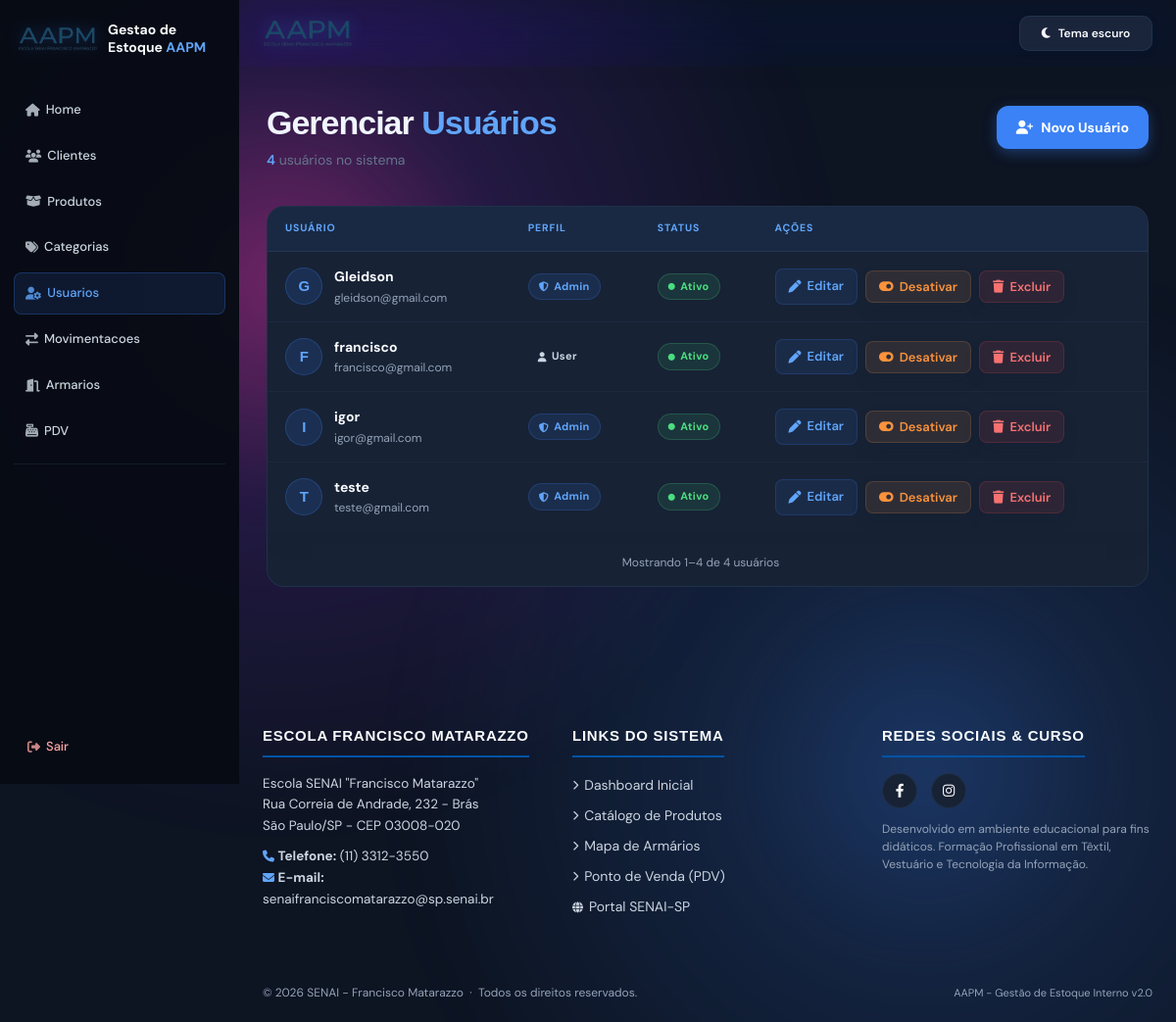
/usuarios/ (signed in), run on the app's committed database.
### app/models/usuario.py (models this page shows)
class Usuario(Base):
    __tablename__ = "usuarios"
    id = Column(Integer, primary_key=True, index=True)
    nome = Column(String(255), nullable=False)
    email = Column(String(255), unique=True, nullable=False)
    senha_hash = Column(String(255), nullable=False)
    role = Column(String(20), default="user")
    ativo = Column(Boolean, default=True)
    criado_em = Column(DateTime, server_default=func.now())

### app/controllers/admin_controller.py (the view)
@router.get("/")
def listar_usuarios(
    request: Request,
    pagina: int = 1,
    por_pagina: int = 16,
    db: Session = Depends(get_db),
    admin = Depends(get_admin)
):
    resultado = paginar(db.query(Usuario).order_by(Usuario.nome), pagina, por_pagina)
    return templates.TemplateResponse(
        request,
        "usuarios/index.html",
        {
            "request": request,
            "usuario": admin,   # ← era "admin", corrigido para "usuario"
            "usuarios": resultado.itens,
            "pagina": resultado.atual,
            "por_pagina": resultado.por_pagina,
            "total_paginas": resultado.total_paginas,
            "total_usuarios": resultado.total_itens,
        }
    )

### app/templates/usuarios/index.html (shortened to what this page needs)
{% extends "base.html" %}
{% from "components/pagination.html" import render as render_pagination with context %}
{% block content %}
<div class="page-wrap">
  <div class="page-header">
    <div>
      <h1 class="page-title">Gerenciar <span>Usuários</span></h1>
      <p class="page-subtitle">
        <span>{{ total_usuarios }}</span> usuário{{ 's' if total_usuarios != 1 }} no sistema
      </p>
    </div>
    <a href="/usuarios/novo" class="btn-novo">
      <i class="fas fa-user-plus"></i> Novo Usuário
    </a>
  </div>
  <div class="table-wrap">
    {% if usuarios %}
    <table class="usuarios-table">
      <thead>
        <tr>
          <th>Usuário</th>
          <th>Perfil</th>
          <th>Status</th>
          <th>Ações</th>
        </tr>
      </thead>
      <tbody>
        {% for u in usuarios %}
        <tr>
          <td>
            <div class="user-cell">
              <div class="avatar">{{ u.nome[0].upper() }}</div>
              <div>
                <div class="user-name">{{ u.nome }}</div>
                <div class="user-email">{{ u.email }}</div>
              </div>
            </div>
          </td>
          <td>
            <span class="badge badge-{{ u.role }}">
              <i class="fas fa-{{ 'shield-halved' if u.role == 'admin' else 'user' }}" style="font-size:10px;"></i>
              {{ u.role | capitalize }}
            </span>
          </td>
          <td>
            <span class="badge badge-{{ 'ativo' if u.ativo else 'inativo' }}">
              <i class="fas fa-circle" style="font-size:7px;"></i>
              {{ 'Ativo' if u.ativo else 'Inativo' }}
            </span>
          </td>
          <td>
            <div class="actions">
              <a href="/usuarios/{{ u.id }}/editar" class="btn-action btn-edit">
                <i class="fas fa-pen"></i> Editar
              </a>
              <form action="/usuarios/{{ u.id }}/toggle-ativo" method="post" style="margin:0;">
                <button type="button" class="btn-action btn-toggle {{ 'ativar' if not u.ativo else '' }}"
                  title="{{ 'Ativar usuário' if not u.ativo else 'Desativar usuário' }}"
                  onclick="abrirModalConfirmacao('/usuarios/{{ u.id }}/toggle-ativo', null, '{{ u.nome }}', '{{ 'ativar' if not u.ativo else 'desativar' }}');">
                  <i class="fas fa-{{ 'toggle-on' if u.ativo else 'toggle-off' }}"></i>
                  {{ 'Desativar' if u.ativo else 'Ativar' }}
                </button>
              </form>
              <form action="/usuarios/{{ u.id }}/excluir" method="post" style="margin:0;">
                <button type="button" class="btn-action btn-delete" title="Excluir usuário"
                  onclick="abrirModalConfirmacao(null, '/usuarios/{{ u.id }}/excluir', '{{ u.nome }}');">
                  <i class="fas fa-trash"></i> Excluir
                </button>
              </form>
            </div>
          </td>
        </tr>
        {% endfor %}
      </tbody>
    </table>
    {{ render_pagination(pagina, por_pagina, total_usuarios, total_paginas, 'usuários') }}
    {% endif %}
  </div>
</div>
{% endblock %}

### app/static/style.css (style rules this page uses)
:root { --bg-base: #dfeaf7; --bg-base-2: #eef5ff; --orb-1: rgba(59, 130, 246, 0.18); --orb-2: rgba(147, 197, 253, 0.16); --orb-3: rgba(168, 85, 247, 0.10); --grid: rgba(37, 99, 235, 0.06); --bg-panel: rgba(15, 23, 42, 0.72); --bg-panel-strong: rgba(17, 24, 39, 0.92); --bg-soft: rgba(255, 255, 255, 0.04); --border: rgba(148, 163, 184, 0.18); --text: #e2e8f0; --text-muted: #94a3b8; --primary: #3b82f6; --primary-2: #60a5fa; --purple: #8b5cf6; --success: #10b981; --shadow: rgba(15, 23, 42, 0.4); }
html { scroll-behavior: smooth; }
body { position: relative; min-height: 100vh; background: linear-gradient(120deg, #1d0d5c 0%, #2f0d77 18%, #5a0c6f 42%, #1d4de0 72%, #120d2d 100%); background-size: 180% 180%; animation: bgFlow 18s ease-in-out infinite alternate; overflow-x: hidden; }
body::before, body::after { content: ""; position: fixed; inset: auto; pointer-events: none; z-index: 0; }
body::before { width: 72rem; height: 72rem; left: -18rem; top: -18rem; border-radius: 50%; background: radial-gradient(circle, rgba(255, 60, 200, 0.42) 0%, rgba(147, 51, 234, 0.16) 28%, transparent 68%); filter: blur(24px); animation: driftGlow 18s ease-in-out infinite alternate; }
body::after { width: 68rem; height: 68rem; right: -18rem; bottom: -18rem; border-radius: 50%; background: radial-gradient(circle, rgba(59, 130, 246, 0.32) 0%, rgba(59, 130, 246, 0.14) 26%, transparent 70%); filter: blur(28px); animation: driftGlowTwo 20s ease-in-out infinite alternate; }
button, .btn, .btn-card, .btn-theme-toggle, input, select, textarea { transition: all 0.25s ease; }
button, .btn, .btn-card, .btn-theme-toggle { border-radius: 14px; border: 1px solid transparent; cursor: pointer; box-shadow: 0 8px 18px rgba(15, 23, 42, 0.08); }

### app/templates/base.html (style rules this page uses)
:root { --bg-base: #0d1422; --bg-surface: #121c2d; --bg-card: #172235; --bg-card-hover: #1d2a40; --border: rgba(99, 179, 237, 0.1); --border-hover: rgba(99, 179, 237, 0.28); --accent: #3b82f6; --accent-glow: rgba(59, 130, 246, 0.35); --accent-light: #60a5fa; --secondary-bg: rgba(148, 163, 184, 0.12); --secondary-text: #e2e8f0; --red: #ef4444; --red-glow: rgba(239, 68, 68, 0.3); --text-primary: #f8fafc; --text-secondary: #cbd5e1; --text-muted: #94a3b8; --header-h: 68px; --radius: 12px; --radius-lg: 18px; --transition: 0.22s cubic-bezier(0.4, 0, 0.2, 1); --senai-blue: #0054a6; --senai-yellow: #ffcb05; }
*, *::before, *::after { margin: 0; padding: 0; box-sizing: border-box; }
html { scroll-behavior: smooth; max-width: 100%; overflow-x: hidden; }
body { font-family: 'DM Sans', sans-serif; background-color: var(--bg-base); background-image: none; background-size: auto; color: var(--text-primary); line-height: 1.6; min-height: 100vh; display: flex; flex-direction: column; width: 100%; max-width: 100%; overflow-x: hidden; }
h1 { font-family: 'Sora', sans-serif; font-size: 18px; font-weight: 700; letter-spacing: -0.3px; color: var(--text-primary); white-space: nowrap; }
h1 span { color: var(--accent-light); }
main>* { min-width: 0; max-width: 100%; }
button, .btn { font-family: 'DM Sans', sans-serif; background: var(--accent); color: #ffffff; padding: 10px 22px; border: 1px solid transparent; border-radius: 10px; cursor: pointer; font-weight: 600; font-size: 14px; transition: all var(--transition); position: relative; overflow: hidden; display: inline-flex; align-items: center; justify-content: center; gap: 8px; text-decoration: none; box-shadow: 0 8px 18px rgba(15, 23, 42, 0.08); }
table { width: 100%; border-collapse: collapse; background: var(--bg-card); margin: 20px 0; border-radius: var(--radius-lg); overflow: hidden; border: 1px solid var(--border); }
table th { background: rgba(59, 130, 246, 0.08); color: var(--accent-light); padding: 14px 18px; text-align: left; font-size: 11px; font-weight: 700; text-transform: uppercase; letter-spacing: 0.08em; border-bottom: 1px solid var(--border); }
table td { padding: 13px 18px; border-bottom: 1px solid rgba(99, 179, 237, 0.05); color: var(--text-secondary); font-size: 14px; }
table tr:last-child td { border-bottom: none; }
main>* { animation: fadeUp 0.4s ease both; }
body.has-sidebar { padding-left: 244px; }
:root { --scrollbar-track: #0d1320; --scrollbar-thumb: #3b82f6; --scrollbar-thumb-hover: #60a5fa; }
*, *::before, *::after { scrollbar-color: var(--scrollbar-thumb) var(--scrollbar-track); scrollbar-width: thin; }
table { border: 0; box-shadow: 0 10px 28px rgba(15, 23, 42, 0.035); }
table th { border-bottom: 0; }
table td { border-bottom-color: rgba(99, 179, 237, 0.035); }

### data on the page
Usuario: nome "G", nome "Gleidson", email "gleidson@gmail.com", role "Admin", ativo "Ativo", ativo "Desativar"
Usuario: nome "F", nome "francisco", email "francisco@gmail.com", role "User", ativo "Ativo", ativo "Desativar"
Usuario: nome "I", nome "igor", email "igor@gmail.com", role "Admin", ativo "Ativo", ativo "Desativar"
Usuario: nome "T", nome "teste", email "teste@gmail.com", role "Admin", ativo "Ativo", ativo "Desativar"

### other printed values
{{ total_usuarios }} "4"
{{ 's' if total_usuarios != 1 }} "s"
{{ inicio }} "1"
{{ fim }} "4"
{{ total_itens }} "4"
{{ item_nome }} "usuários"
